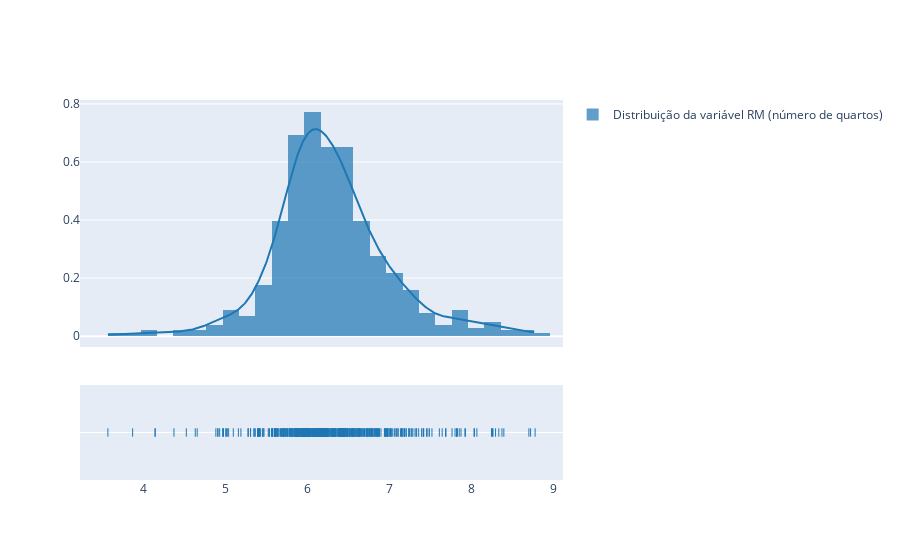

This figure's notebook cell:
### Code cell
import plotly.figure_factory as ff
labels = ["Distribuição da variável RM (número de quartos)"]
fig = ff.create_distplot([df.RM], labels, bin_size=.2)
fig.show()

### Figure 1 — Plotly figure (JSON) as saved in the notebook; plotly's stock layout.template omitted (floating-point values rounded to 4 significant figures; data arrays with more than 128 entries replaced by an {"elided": "..."} marker saying what was removed)
{"data": [{"histnorm": "probability density", "legendgroup": "Distribuição da variável RM (número de quartos)", "marker": {"color": "rgb(31, 119, 180)"}, "name": "Distribuição da variável RM (número de quartos)", "opacity": 0.7, "type": "histogram", "x": {"elided": "506 float values"}, "xaxis": "x", "xbins": {"end": 8.78, "size": 0.2, "start": 3.561}, "yaxis": "y"}, {"legendgroup": "Distribuição da variável RM (número de quartos)", "marker": {"color": "rgb(31, 119, 180)"}, "mode": "lines", "name": "Distribuição da variável RM (número de quartos)", "showlegend": false, "type": "scatter", "x": {"elided": "500 float values"}, "xaxis": "x", "y": {"elided": "500 float values"}, "yaxis": "y"}, {"legendgroup": "Distribuição da variável RM (número de quartos)", "marker": {"color": "rgb(31, 119, 180)", "symbol": "line-ns-open"}, "mode": "markers", "name": "Distribuição da variável RM (número de quartos)", "showlegend": false, "type": "scatter", "x": {"elided": "506 float values"}, "xaxis": "x", "y": {"elided": "506 str values"}, "yaxis": "y2"}], "layout": {"autosize": true, "barmode": "overlay", "hovermode": "closest", "legend": {"traceorder": "reversed"}, "xaxis": {"anchor": "y2", "autorange": true, "domain": [0, 1], "range": [3.243, 9.098], "type": "linear", "zeroline": false}, "yaxis": {"anchor": "free", "autorange": true, "domain": [0.35, 1], "position": 0, "range": [-0.03721, 0.8133], "type": "linear"}, "yaxis2": {"anchor": "x", "autorange": true, "domain": [0, 0.25], "dtick": 1, "range": [-1, 1], "showticklabels": false, "type": "category"}}}
